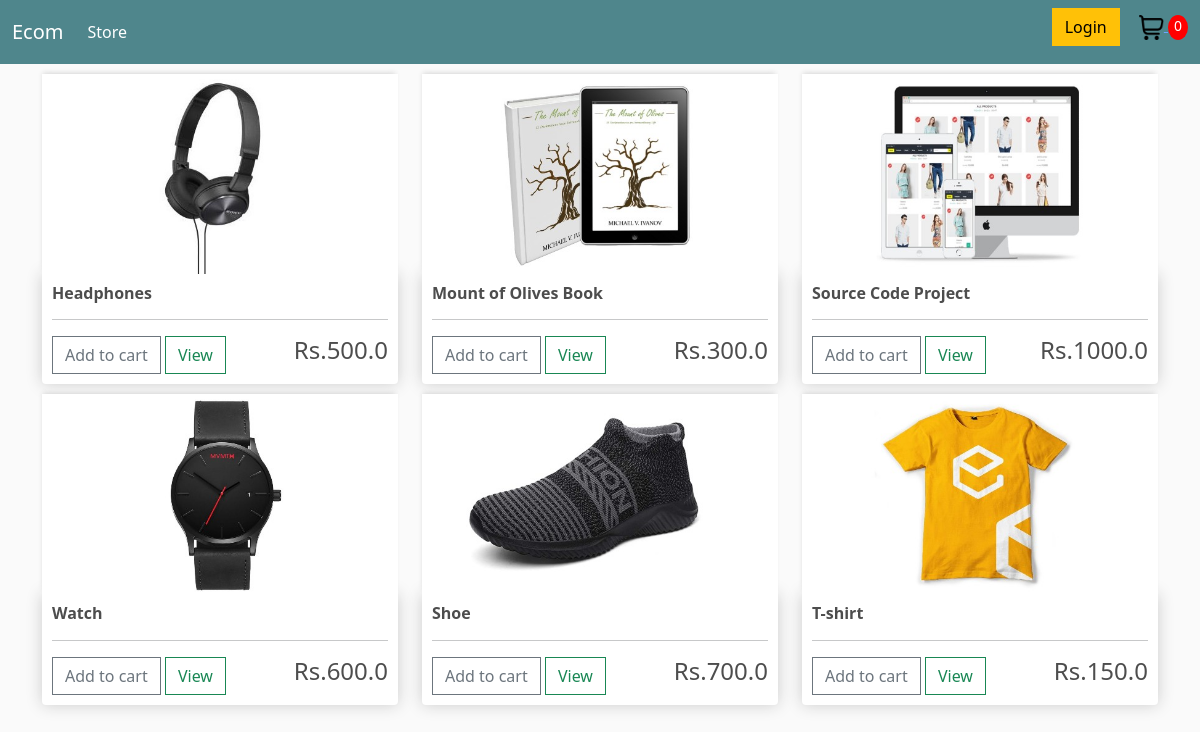
The page / on the database its author committed.
### store/models.py (models this page shows, shortened)
class Products(models.Model):
    name = models.CharField(max_length=200, null=True)
    price = models.FloatField()
    digital = models.BooleanField(default=False, null=True, blank=False)
    image = models.ImageField(null=True, blank=True)
    @property
    def imageURL(self):
        try:
            url=self.image.url
        except:
            url=''
        return url

### store/views.py (the view)
# urls.py: path('', include('store.urls'))
def store(request):
    if request.user.is_authenticated:
        customer = request.user.customer
        order, created = Order.objects.get_or_create(customer = customer, complete = False)
        items = order.orderitems_set.all()
        cartItems = order.get_cart_items
    else:
        items = []
        order = {'get_cart_total':0, 'get_cart_items':0, 'shipping':False}
        cartItems = order['get_cart_items']
    products = Products.objects.all()
    context = {'products':products, 'cartItems':cartItems}
    return render(request, 'store/Store.html', context)

### store/templates/store/Store.html
{% extends 'store/Main.html' %}
{% load static %}
{% block content %}
<div class="row">
    {% for product in products %}
    <div class="col-lg-4">
        <img class="thumbnail" src="{{product.imageURL}}" >
        <div class="box-element product">
            <h6><strong>{{product.name}}</strong></h6>
            <hr>
            <button data-product={{product.id}} data-action="add" class="btn btn-outline-secondary add-btn update-cart">Add to cart</button>
            <a class="btn btn-outline-success" href="#">View</a>
            <h4 style="display: inline-block; float: right;">Rs.{{product.price}}</h4>
        </div>
    </div>
    {% endfor %}
</div>
{% endblock content %}

### store/templates/store/Main.html (shortened to what this page needs)
<!DOCTYPE html>
{% load static %}
<html lang="en">
<head>
    <link href="https://cdn.jsdelivr.net/npm/bootstrap@5.3.0-alpha1/dist/css/bootstrap.min.css" rel="stylesheet"
>
    <link rel="stylesheet" type="text/css" href="{% static 'css/main.css' %}">
</head>
<body>
    <nav class="navbar bg-dark navbar-expand-lg bg-body-tertiary" data-bs-theme="dark">
        <div class="container-fluid">
            <a class="navbar-brand" href="{% url 'store' %}">Ecom</a>
            <div class="collapse navbar-collapse" id="navbarSupportedContent">
                <ul class="navbar-nav me-auto mb-2 mb-lg-0">
                    <li class="nav-item">
                        <a class="nav-link active" aria-current="page" href="{% url 'store' %}">Store</a>
                    </li>
                </ul>
                <div class="form-inline my-2 my-lg-0">
                    <a href="#" class="btn btn-warning">Login</a>
                    <a href="{% url 'cart' %}">
                        <img id="cart-icon" src="{% static 'images/cart.png' %}" alt="" >
                    </a>
                    <p id="cart-total">{{cartItems}}</p>
                </div>
            </div>
        </div>
    </nav>
    <div class="container">
        {% block content %}
        {% endblock content %}
    </div>
</body>
</html>

### static/css/main.css (style rules this page uses)
body { background-color: hsl(0, 0%, 98%); }
h1,h2,h3,h4,h5,h6 { color:hsl(0, 0%, 30%); }
.box-element { box-shadow:hsl(0, 0%, 80%) 0 0 16px; background-color: #fff; border-radius: 4px; padding: 10px; }
.thumbnail { width: 100%; height: 200px; -webkit-box-shadow: -1px -3px 5px -2px rgba(214,214,214,1); -moz-box-shadow: -1px -3px 5px -2px rgba(214,214,214,1); box-shadow: -1px -3px 5px -2px rgba(214,214,214,1); }
.product { border-radius: 0 0 4px 4px; }
.bg-dark { background-color: #4f868c!important; }
#cart-icon { width:25px; display: inline-block; margin-left: 15px; }
#cart-total { display: inline-block; text-align: center; color:#fff; background-color: red; width: 20px; height: 25px; border-radius: 50%; font-size: 14px; }
.col-lg-4, .col-lg-6, .col-lg-8, .col-lg-12 { margin-top: 10px; }
.btn { border-radius: 0; }

### rows shown on the page
Products: imageURL (picture), name "Headphones", price "500.0"
Products: imageURL (picture), name "Mount of Olives Book", price "300.0"
Products: imageURL (picture), name "Source Code Project", price "1000.0"
Products: imageURL (picture), name "Watch", price "600.0"
Products: imageURL (picture), name "Shoe", price "700.0"
Products: imageURL (picture), name "T-shirt", price "150.0"

### other values the page prints
{{ cartItems }} "0"
